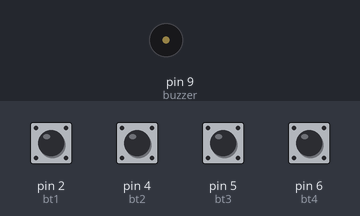
This sketch was run on a simulated Arduino Uno, built with avr-gcc and run on an emulated ATmega328P. Parts: buzzer (waves = sounding). The test bench sets the inputs (shaded band); at power-on: pin 2 (bt1), pin 4 (bt2), pin 5 (bt3), pin 6 (bt4) HIGH.

Above: at 1.2 s.
1.3 s: pin 2 (bt1) pulled LOW for 0.15 s
At 1.37 s:
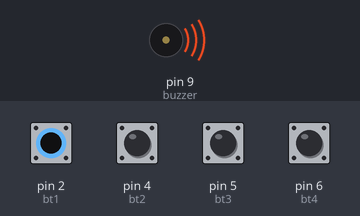
Timing chart, 0 to 4.3 s (numbered marks = the images above; inputs shaded):
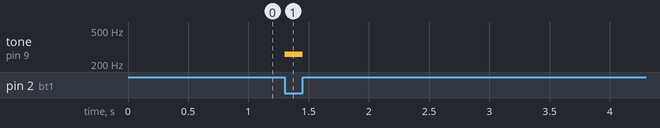

The sketch:

Code_Piano.ino
```cpp
int buzzer = 9;
int bt1 = 2; //button1
int bt2 =4; //button 2
int bt3 = 5; //button 3
int bt4 = 6; // button 4

void setup(){

  pinMode(buzzer, OUTPUT);
  pinMode(bt1, INPUT_PULLUP);
  pinMode(bt2, INPUT_PULLUP);
  pinMode(bt3, INPUT_PULLUP);
  pinMode(bt4, INPUT_PULLUP);

}

void loop(){
  sound();
}

void sound(){

  if(digitalRead(bt1) == LOW && digitalRead(bt2) == LOW){ // Sol
    tone(buzzer, 382);
  }
  else if(digitalRead(bt2) == LOW && digitalRead(bt3) == LOW){ //La
    tone(buzzer, 440);
  }
  else if(digitalRead(bt3) == LOW && digitalRead(bt4) == LOW){ //Si
    tone(buzzer, 500);
  }
  else if(digitalRead(bt1) == LOW && digitalRead(bt4) == LOW){ //DO
    tone(buzzer, 532);
  }
  else if(digitalRead(bt1) == LOW){ //DO
    tone(buzzer, 260);
  }
  else if(digitalRead(bt2) == LOW){ //Re
    tone(buzzer, 294);
  }
  else if(digitalRead(bt3) == LOW){ //MI
    tone(buzzer, 330);
  }
  else if(digitalRead(bt4) == LOW){ //Fa
    tone(buzzer, 350);
  }
  else{
    noTone(buzzer);
}


  }
```

Measured:
- after the input at 1.3 s, tone on pin 9 (buzzer): silent → 260 Hz at once, → silent 0.15 s later
